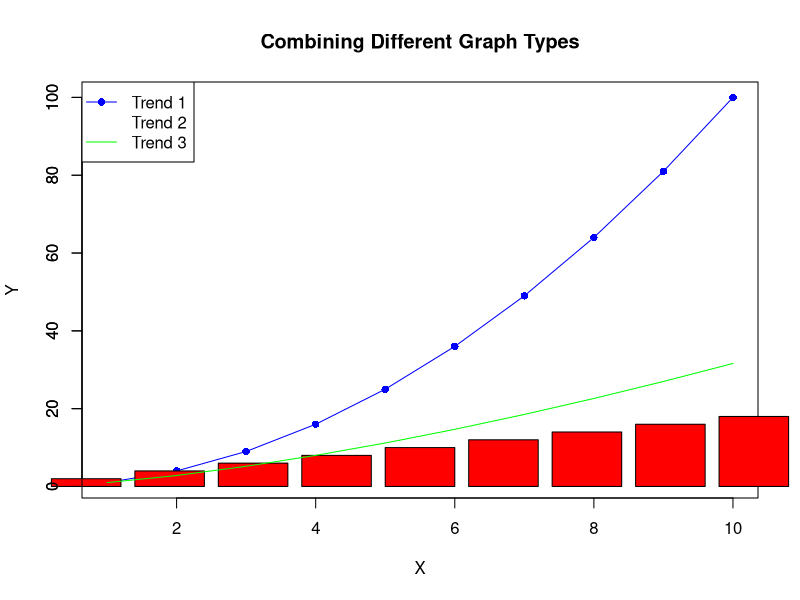
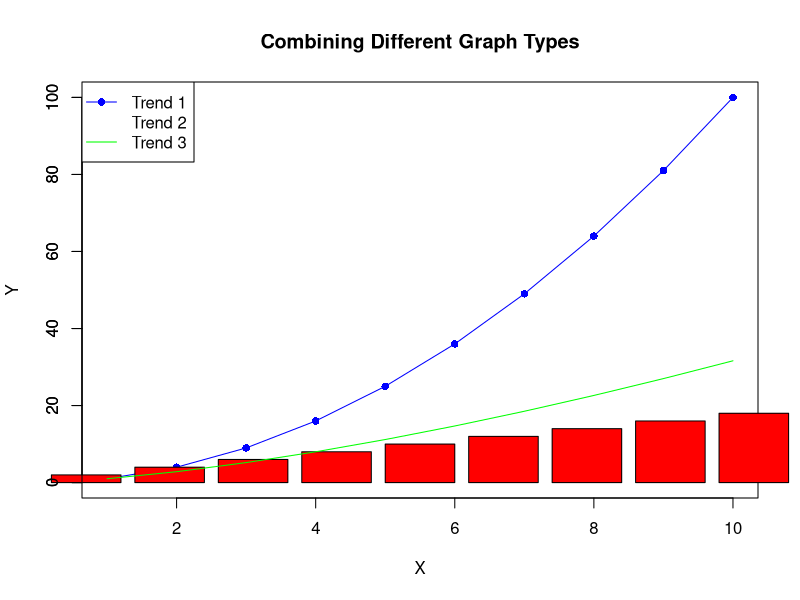
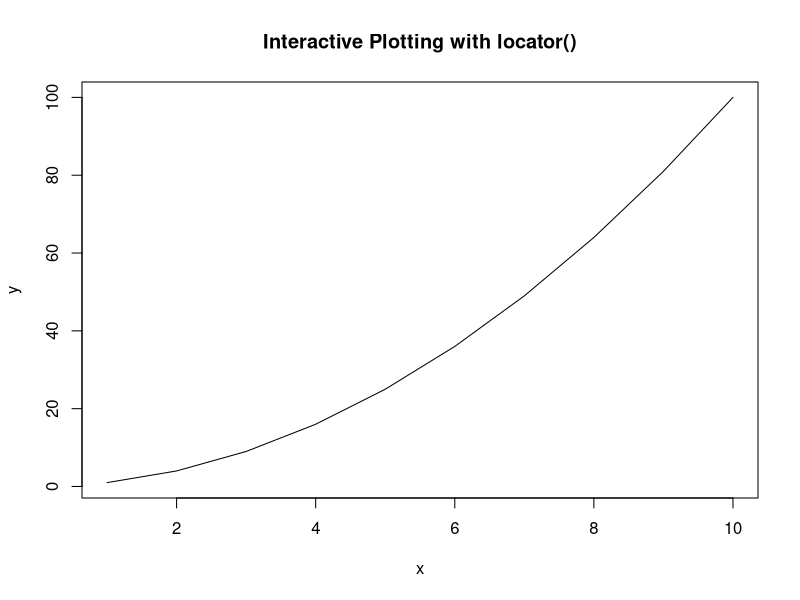
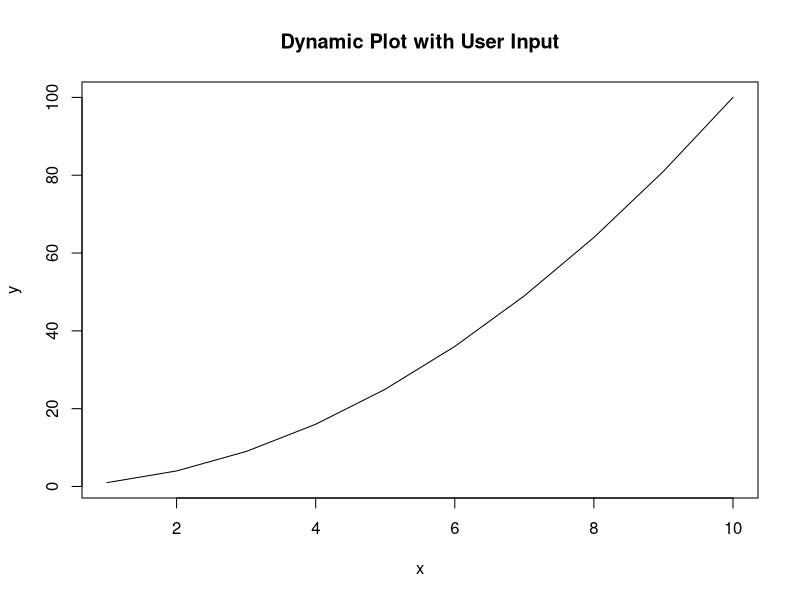

Here is the R script that generated these plots, in order:
## ---- chunk 1
# Sample data
x <- 1:10
y1 <- x^2
y2 <- 2 * x
y3 <- x^1.5

# Create a line plot
plot(x, y1, type = "l", col = "blue", main = "Combining Different Graph Types", xlab = "X", ylab = "Y")

# Add points to the line plot
points(x, y1, col = "blue", pch = 16)

# Add a bar plot
barplot(y2, col = "red", add = TRUE)

# Add a second line plot
lines(x, y3, col = "green")

# Add a legend
legend("topleft", legend = c("Trend 1", "Trend 2", "Trend 3"), col = c("blue", "red", "green"), lty = c(1, NA, 1), pch = c(16, NA, NA))

## ---- chunk 2
# Set custom axis limits
plot(x, y1, type = "l", col = "blue", main = "Combining Different Graph Types", xlab = "X", ylab = "Y", ylim = c(0, max(y1, y2, y3)))

# Add points to the line plot
points(x, y1, col = "blue", pch = 16)

# Add a bar plot
barplot(y2, col = "red", add = TRUE, ylim = c(0, max(y1, y2, y3)))

# Add a second line plot
lines(x, y3, col = "green")

# Add a legend
legend("topleft", legend = c("Trend 1", "Trend 2", "Trend 3"), col = c("blue", "red", "green"), lty = c(1, NA, 1), pch = c(16, NA, NA))

## ---- chunk 3
# Sample data
x <- 1:10
y <- x^2

# Plot data
plot(x, y, type = "l", main = "Interactive Plotting with locator()")

# Add points interactively
points(locator(5), col = "red", pch = 16)

## ---- chunk 4
# Dynamic plot that responds to user input
plot_dynamic <- function() {
  # Sample data
  x <- 1:10
  y <- x^2
  
  # Plot data
  plot(x, y, type = "l", main = "Dynamic Plot with User Input")
  
  # Add points interactively
  points(locator(5), col = "red", pch = 16)
}

# Call the function to create dynamic plot
plot_dynamic()

